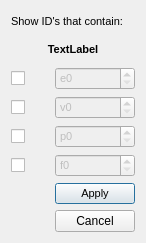
<?xml version="1.0" encoding="UTF-8"?>
<ui version="4.0">
 <class>IdFilter</class>
 <widget class="QDialog" name="IdFilter">
  <property name="geometry">
   <rect>
    <x>0</x>
    <y>0</y>
    <width>146</width>
    <height>243</height>
   </rect>
  </property>
  <property name="windowTitle">
   <string>ID Filter</string>
  </property>
  <layout class="QGridLayout" name="gridLayout">
   <item row="2" column="0">
    <widget class="QCheckBox" name="echeckBox">
     <property name="font">
      <font>
       <pointsize>8</pointsize>
      </font>
     </property>
     <property name="text">
      <string/>
     </property>
    </widget>
   </item>
   <item row="1" column="0" colspan="2">
    <widget class="QLabel" name="idlabel">
     <property name="font">
      <font>
       <family>Ubuntu</family>
       <pointsize>8</pointsize>
       <weight>75</weight>
       <bold>true</bold>
      </font>
     </property>
     <property name="styleSheet">
      <string notr="true">padding-top: 5px; padding-bottom: 5px;</string>
     </property>
     <property name="text">
      <string>TextLabel</string>
     </property>
     <property name="textFormat">
      <enum>Qt::AutoText</enum>
     </property>
     <property name="alignment">
      <set>Qt::AlignCenter</set>
     </property>
    </widget>
   </item>
   <item row="5" column="1">
    <widget class="QSpinBox" name="fspinBox">
     <property name="enabled">
      <bool>false</bool>
     </property>
     <property name="font">
      <font>
       <pointsize>8</pointsize>
      </font>
     </property>
     <property name="prefix">
      <string>f</string>
     </property>
     <property name="maximum">
      <number>1000000000</number>
     </property>
    </widget>
   </item>
   <item row="2" column="1">
    <widget class="QSpinBox" name="espinBox">
     <property name="enabled">
      <bool>false</bool>
     </property>
     <property name="font">
      <font>
       <pointsize>8</pointsize>
      </font>
     </property>
     <property name="suffix">
      <string/>
     </property>
     <property name="prefix">
      <string>e</string>
     </property>
     <property name="maximum">
      <number>1000000000</number>
     </property>
     <property name="value">
      <number>0</number>
     </property>
    </widget>
   </item>
   <item row="5" column="0">
    <widget class="QCheckBox" name="fcheckBox">
     <property name="text">
      <string/>
     </property>
    </widget>
   </item>
   <item row="3" column="0">
    <widget class="QCheckBox" name="vcheckBox">
     <property name="font">
      <font>
       <pointsize>8</pointsize>
      </font>
     </property>
     <property name="text">
      <string/>
     </property>
    </widget>
   </item>
   <item row="4" column="1">
    <widget class="QSpinBox" name="pspinBox">
     <property name="enabled">
      <bool>false</bool>
     </property>
     <property name="font">
      <font>
       <pointsize>8</pointsize>
      </font>
     </property>
     <property name="prefix">
      <string>p</string>
     </property>
     <property name="maximum">
      <number>1000000000</number>
     </property>
    </widget>
   </item>
   <item row="0" column="0" colspan="2">
    <widget class="QLabel" name="label">
     <property name="font">
      <font>
       <pointsize>8</pointsize>
      </font>
     </property>
     <property name="styleSheet">
      <string notr="true"/>
     </property>
     <property name="frameShape">
      <enum>QFrame::NoFrame</enum>
     </property>
     <property name="text">
      <string>Show ID's that contain:</string>
     </property>
     <property name="textFormat">
      <enum>Qt::PlainText</enum>
     </property>
    </widget>
   </item>
   <item row="4" column="0">
    <widget class="QCheckBox" name="pcheckBox">
     <property name="text">
      <string/>
     </property>
    </widget>
   </item>
   <item row="3" column="1">
    <widget class="QSpinBox" name="vspinBox">
     <property name="enabled">
      <bool>false</bool>
     </property>
     <property name="font">
      <font>
       <pointsize>8</pointsize>
      </font>
     </property>
     <property name="prefix">
      <string>v</string>
     </property>
     <property name="maximum">
      <number>1000000000</number>
     </property>
    </widget>
   </item>
   <item row="6" column="1">
    <widget class="QPushButton" name="pushButton">
     <property name="font">
      <font>
       <pointsize>8</pointsize>
       <strikeout>false</strikeout>
      </font>
     </property>
     <property name="cursor">
      <cursorShape>ArrowCursor</cursorShape>
     </property>
     <property name="styleSheet">
      <string notr="true"/>
     </property>
     <property name="text">
      <string>Apply</string>
     </property>
     <property name="default">
      <bool>true</bool>
     </property>
     <property name="flat">
      <bool>false</bool>
     </property>
    </widget>
   </item>
   <item row="7" column="1">
    <widget class="QPushButton" name="pushButton_2">
     <property name="styleSheet">
      <string notr="true"/>
     </property>
     <property name="text">
      <string>Cancel</string>
     </property>
     <property name="flat">
      <bool>false</bool>
     </property>
    </widget>
   </item>
  </layout>
 </widget>
 <resources/>
 <connections/>
</ui>
